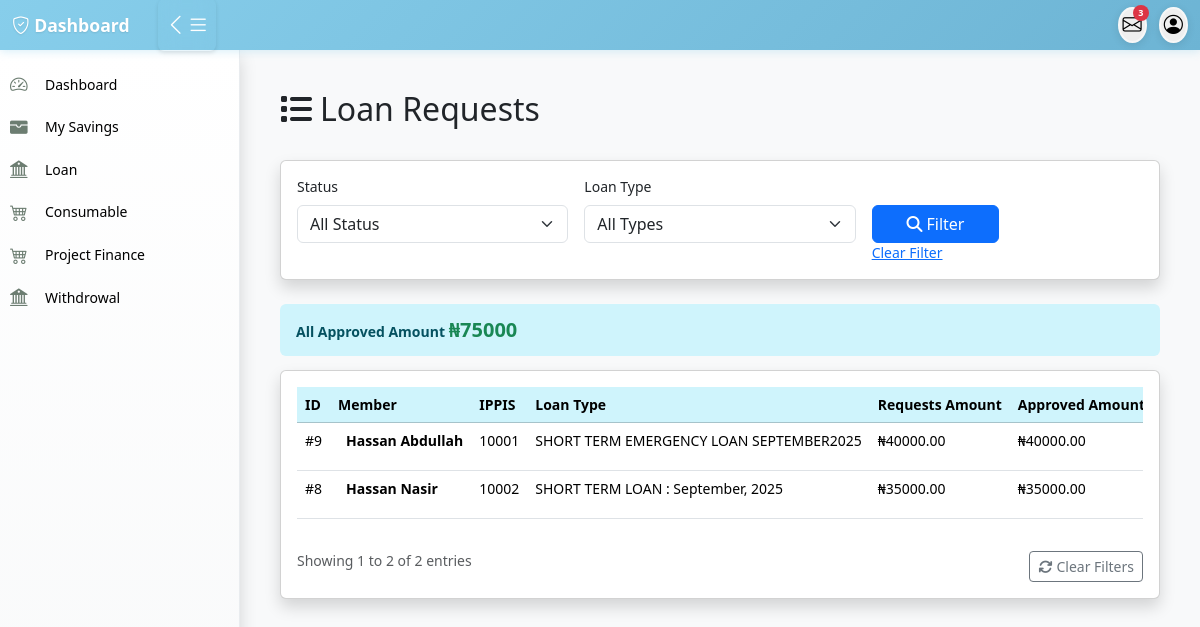
The page /admin_loan_requests_list on the database as committed earlier.
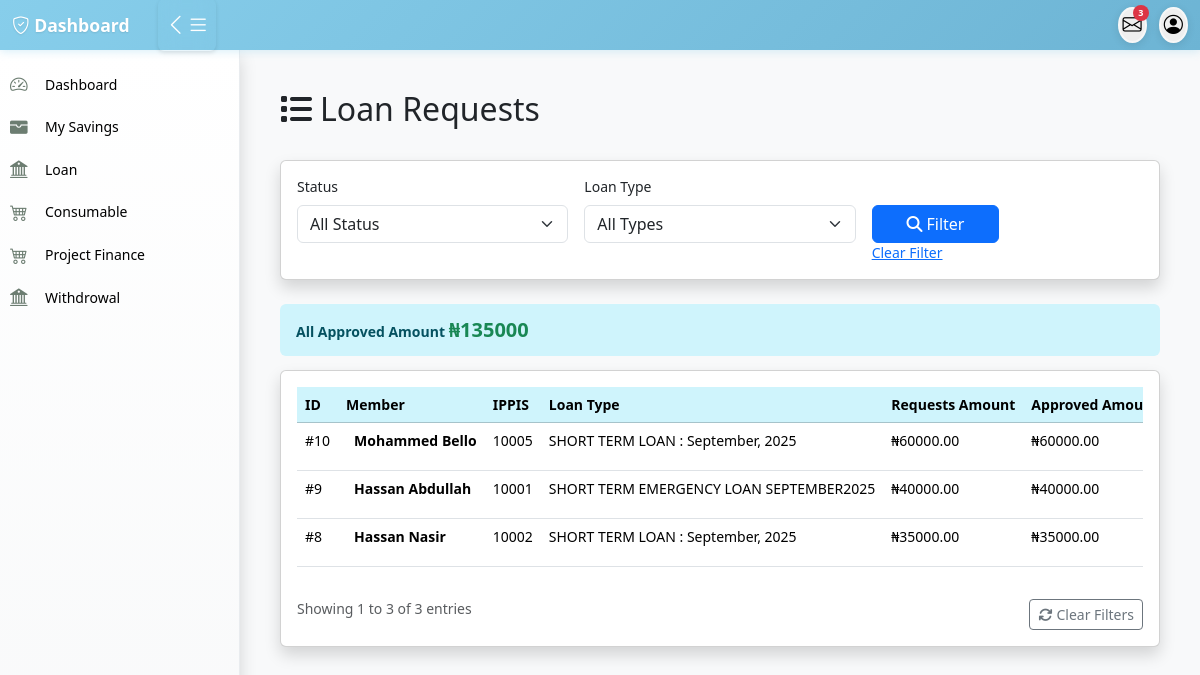
The same page on the database as committed later.
### loan/models.py (models this page shows, shortened)
class LoanRequest(models.Model):
    member = models.ForeignKey(Member, on_delete=models.CASCADE, related_name="loan_requests")
    loan_type = models.ForeignKey(LoanType, on_delete=models.SET_NULL, null=True, blank=True)
    amount = models.DecimalField(max_digits=10, decimal_places=2)
    approved_amount = models.DecimalField(max_digits=10, decimal_places=2, null=True, blank=True)
    loan_term_months = models.PositiveIntegerField()
    application_date = models.DateField(default=today_date)
    approval_date = models.DateField(null=True, blank=True)
    status = models.CharField(max_length=20,choices=[ ("pending", "Pending"),("approved", "Approved"),("rejected", "Rejected"),  ("Fullpaid", "Fullpaid") ], default="pending",)
    rejection_reason = models.TextField(blank=True, null=True)
    file_one = models.ImageField(upload_to='file_one', blank=True, null=True)
    bank_name = models.ForeignKey(BankName,on_delete=models.CASCADE)
    bank_code = models.ForeignKey(BankCode,on_delete=models.CASCADE)
    account_number  = models.CharField(max_length=100)
    guarantor = models.ForeignKey(Member, on_delete=models.SET_NULL, null=True, blank=True, related_name="guaranteed_loans")
    guarantor_accepted = models.BooleanField(default=False)
    created_by = models.ForeignKey(User,on_delete=models.CASCADE)
    approved_by = models.ForeignKey(User, on_delete=models.SET_NULL, null=True, blank=True, related_name='approved_loan')
    date_created = models.DateTimeField(auto_now_add=True)
    class Meta:
        constraints = [
            models.CheckConstraint(
                check=models.Q(approved_amount__lte=models.F('amount')),
                name='approved_amount_not_greater_than_requested'
            ),
        ]

class LoanType(models.Model):
    name = models.CharField(max_length=100)
    description = models.TextField(blank=True, null=True)
    max_amount = models.DecimalField(max_digits=12, decimal_places=2, null=True, blank=True)
    max_loan_term_months = models.PositiveIntegerField(null=True, blank=True)
    available = models.BooleanField(default=True)
    created_by = models.ForeignKey(User,on_delete=models.CASCADE)

### accounts/models.py (models this page shows, shortened)
class Member(models.Model):
    member = models.OneToOneField(User, on_delete=models.CASCADE, null=True, blank=True,related_name='member')
    ippis = models.IntegerField(unique=True)  # Required and unique
    total_savings = models.DecimalField(max_digits=12, decimal_places=2, blank=True, null=True)

class User(AbstractUser):
    first_name = models.CharField(max_length=100)
    last_name = models.CharField(max_length=100)
    other_name = models.CharField(max_length=100,blank=True,null=True)
    date_of_birth = models.DateField(blank=True,null=True)
    username = models.CharField(max_length=100, unique=True)
    savings = models.IntegerField(blank=True,null=True)
    account_type = models.CharField(max_length=100,blank=True,null=True)
    department = models.CharField(max_length=100)
    unit = models.CharField(max_length=100,blank=True,null=True)
    gender = models.ForeignKey(Gender, on_delete=models.CASCADE, blank=True, null=True)
    group = models.ForeignKey(UserGroup, on_delete=models.CASCADE, blank=True, null=True)
    marital_status = models.ForeignKey(MaritalStatus,on_delete=models.SET_NULL, null=True, blank=True)
    religion = models.ForeignKey(Religion, on_delete=models.SET_NULL, null=True, blank=True,)
    passport = models.ImageField(upload_to='passport', blank=True, null=True)
    phone1 = models.CharField(max_length=15,null=True, blank=True)
    phone2 = models.CharField(max_length=15, null=True, blank=True)
    email = models.EmailField(blank=True, null=True)
    member_number = models.CharField(max_length=100)

### loan/views.py (the view)
# urls.py: path('admin_loan_requests_list', views.admin_loan_requests_list, name='admin_loan_requests'),
def admin_loan_requests_list(request):
    requests_list = LoanRequest.objects.select_related('member', 'loan_type', 'bank_name').order_by('-date_created')
    status_filter = request.GET.get('status')
    loan_type_filter = request.GET.get('loan_type')
    search_query = request.GET.get('search')
    if status_filter:
        requests_list = requests_list.filter(status=status_filter)
    if loan_type_filter:
        requests_list = requests_list.filter(loan_type_id=loan_type_filter)
    if search_query:
        requests_list = requests_list.filter(
            Q(member__member__first_name__icontains=search_query) |
            Q(member__member__last_name__icontains=search_query) |
            Q(member__ippis__icontains=search_query)
        )
    else:
         results_queryset = requests_list
    results_queryset = results_queryset.order_by('status')
    total_approved_amount = results_queryset.aggregate(total=Sum('approved_amount'))['total'] or 0
    totals_by_status = dict(
        results_queryset.values('status')
        .annotate(total=Sum('amount'))
        .values_list('status', 'total')
    )
    total_repaid = LoanRepayback.objects.filter(loan_request__in=results_queryset).aggregate(total=Sum('amount_paid'))['total'] or 0
    total_amont_loan_request = totals_by_status.get('approved', 0)
    total_pending = totals_by_status.get('pending', 0)
    totals_by_status = dict(
        results_queryset.values('status')
        .annotate(total=Sum('approved_amount'))
        .values_list('status', 'total')
    )
    paginator = Paginator(requests_list, 100)
    page_number = request.GET.get('page')
    requests = paginator.get_page(page_number)
    loan_types = LoanType.objects.all()
    status_choices = LoanRequest._meta.get_field('status').choices
    context = {
        'requests': requests,'loan_types': loan_types,
        'status_choices': status_choices,'current_status': status_filter,
        'current_loan_type': loan_type_filter,'search_query': search_query,
        'total_approved': total_amont_loan_request,'total_pending': total_pending,
        'total_repaid': total_repaid,'total_approved_amount': total_approved_amount,
    }
    return render(request, 'loan/requests_list.html', context)

### templates/loan/requests_list.html (shortened to what the changed rows need)
{% extends 'base/base.html' %}
{% block content %}
<div class="container-fluid mt-4">
        <div class="d-flex justify-content-between align-items-center mb-4">
            <h2><i class="fas fa-list me-2"></i>Loan Requests</h2>
        </div>
        <div class="alert alert-info">
        <strong>All Approved Amount</strong> <b class="text-success fs-5">₦{{total_approved_amount}}</b>
        </div>
        <div class="card shadow">
            <div class="card-body">
                <div class="table-responsive">
                    <table class="table table-hover">
                        <thead class="table-info">
                            <tr>
                                <th>ID</th>
                                <th>Member</th>
                                <th>IPPIS</th>
                                <th class="text-nowrap" style="min-width: 120px;">Loan Type</th>
                                <th class="text-nowrap" style="min-width: 120px;">Requests Amount</th>
                                <th class="text-nowrap" style="min-width: 120px;">Approved Amount</th>
                            </tr>
                        </thead>
                        <tbody>
                            {% for request in requests %}
                            <tr>
                                <td>#{{ request.id }}</td>
                                <td class="text-nowrap" style="min-width: 120px;">
                                    <div class="d-flex align-items-center">
                                        <div>
                                            <div class="fw-bold">{{ request.member.member.first_name }} {{ request.member.member.last_name }}</div>
                                        </div>
                                    </div>
                                </td>
                                <td>{{ request.member.ippis }}</td>
                                <td class="text-nowrap" style="min-width: 120px;">
                                    <span >{{ request.loan_type.name }}</span>
                                </td>
                                <td>₦{{ request.amount|floatformat:2 }}</td>
                                <td>
                                    {% if request.approved_amount %}
                                        ₦{{ request.approved_amount|floatformat:2 }}
                                    {% else %}
                                        <span class="text-muted">-</span>
                                    {% endif %}
                                </td>
                            </tr>
                            {% endfor %}
                        </tbody>
                    </table>
                </div>
                <div class="row mt-3">
                    <div class="col-md-6">
                        <p class="text-muted mb-0">
                            Showing {{ requests.start_index }} to {{ requests.end_index }} of {{ requests.paginator.count }} entries
                        </p>
                    </div>
                </div>
            </div>
        </div>
    </div>
{% endblock %}

Rows that differ between the two databases and show on the page:
added LoanRequest: id "10", member.member.first_name "Mohammed", member.member.last_name "Bello", member.ippis "10005", loan_type.name "SHORT TERM LOAN : September, 2025", amount "60000.00", approved_amount "60000.00"
Other text that changed with them:
{{ total_approved_amount }}: "75000" → "135000"
{{ requests.end_index }}: "2" → "3"
{{ requests.paginator.count }}: "2" → "3"
